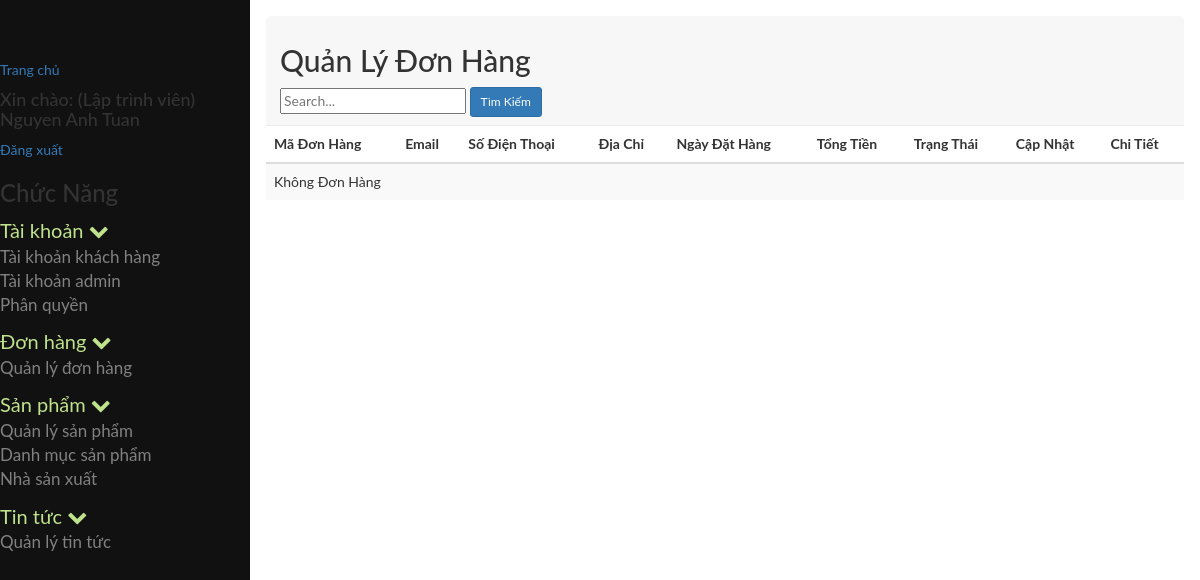
The page /admin/index.php?module=quanlydonhang (signed in) on the database as committed earlier.
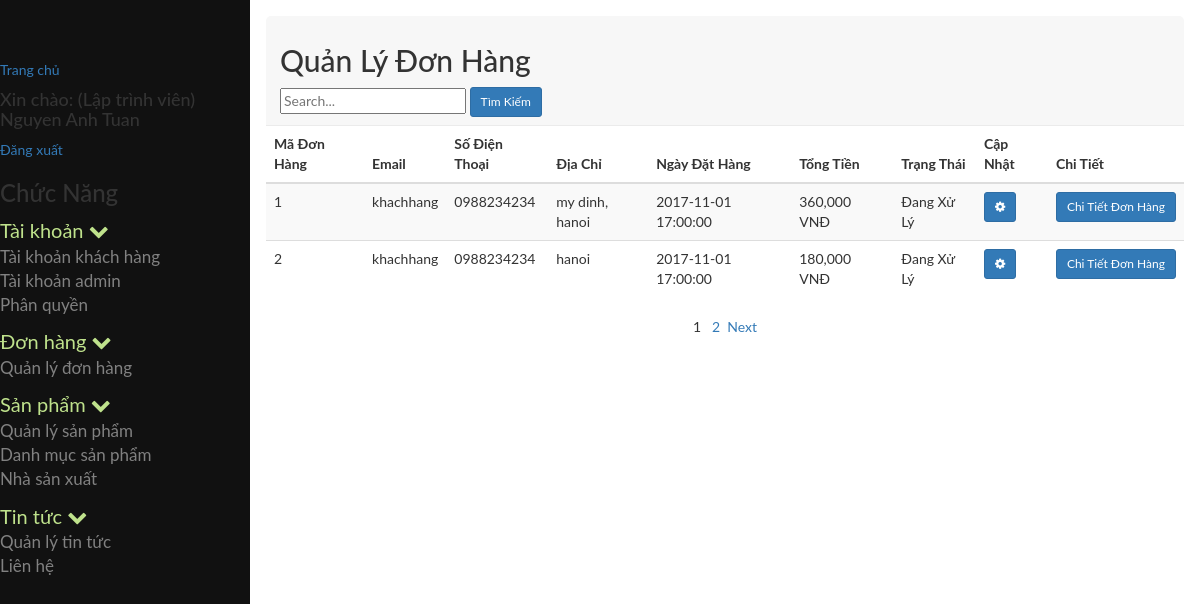
The same page on the database as committed later.
### tables this page shows
CREATE TABLE `tb_phanquyen` (
  `id` int(11) NOT NULL,
  `id_nhom` int(11) NOT NULL,
  `id_chucnang` int(11) NOT NULL
);

CREATE TABLE `tb_chucnang` (
  `id` int(11) NOT NULL,
  `ten` varchar(255) NOT NULL,
  `trangthai` tinyint(4) NOT NULL,
  `url` varchar(255) NOT NULL,
  `f_order` int(11) NOT NULL,
  `id_parent` int(11) NOT NULL,
  `nhanurl` varchar(255) NOT NULL,
  `hienthi` tinyint(4) NOT NULL,
  `bieutuong` varchar(255) NOT NULL
);

CREATE TABLE `tb_donhang` (
  `id_donhang` int(11) NOT NULL,
  `id_khachhang` int(11) NOT NULL,
  `diachi` varchar(250) NOT NULL,
  `sotien` float NOT NULL,
  `ngaydathang` timestamp NOT NULL DEFAULT CURRENT_TIMESTAMP ON UPDATE CURRENT_TIMESTAMP,
  `tinhtrang` varchar(20) NOT NULL
);

CREATE TABLE `tb_khachhang` (
  `id` int(11) NOT NULL,
  `email` varchar(100) NOT NULL,
  `matkhau` varchar(50) NOT NULL,
  `sodienthoai` varchar(20) NOT NULL,
  `ten` varchar(100) NOT NULL,
  `ngaysinh` date NOT NULL,
  `gioitinh` tinyint(10) NOT NULL,
  `diachi` varchar(255) NOT NULL,
  `trangthai` tinyint(4) NOT NULL
);

### admin/cores/loader.php (called while the page is built, shortened)
<?php
class loader
{
	public function view($name='',$data=array())
	{
		extract($data);
		include BASEPATH.'views/'.$name.'.php' ;
	}
}
?>

### admin/models/admin/phanquyenchucnang.php (called while the page is built, shortened)
<?php
include_once 'JATOVI_Model.php';
class phanquyenchucnang extends JATOVI_Model
{
	private $_table = "tb_phanquyen";
	private $_table2 = "tb_chucnang";
	public function getrole($id_nhom)
	{
		$sql = "SELECT * FROM {$this->_table}  INNER JOIN {$this->_table2} WHERE id_nhom = {$id_nhom} AND {$this->_table}.id_chucnang = {$this->_table2}.id ";
		$query = $this->connection->prepare($sql);
		$query->execute();
		$result = $query->fetchAll();
		return $result;
	}
}
$phanquyenchucnang = new phanquyenchucnang();
?>

### admin/models/admin/JATOVI_Model.php (called while the page is built, shortened)
<?php
class JATOVI_Model
{
	private $host = 'localhost';
	private $dbname = 'project_jatovi';
	private $dbuser = 'root';
	private $dbpass = '';
	function __construct()
	{
		try {
			$this->connection  = new PDO("mysql:host={$this->host};dbname={$this->dbname};charset=utf8",$this->dbuser,$this->dbpass);
		} catch (PDOException $e) {
			echo "(DB connection error) Lỗi kết nối cơ sở dữ liệu: ".$e->getMessage();
		}
	}
}
?>

### admin/models/admin/quanlydonhang_model.php (called while the page is built, shortened)
<?php
include_once 'JATOVI_Model.php';
class quanlydonhang_model extends JATOVI_Model
{
public function sodong($search)
	{
		$sql = "SELECT tb_donhang.id_donhang
				FROM tb_donhang INNER JOIN tb_khachhang ON tb_khachhang.id = tb_donhang.id_khachhang where tb_khachhang.email like '%$search%' ";
		$query = $this->connection->prepare($sql);
 		$query->execute();
		$result = $query->fetchAll();
		return $result;
	}
	public function getlist($search, $limit, $batdau)
	{
		$sql = "SELECT tb_donhang.diachi, tb_donhang.ngaydathang, tb_donhang.sotien, tb_donhang.tinhtrang,tb_donhang.id_donhang, tb_khachhang.email, tb_khachhang.sodienthoai
				FROM (tb_donhang INNER JOIN tb_khachhang ON tb_khachhang.id = tb_donhang.id_khachhang) where tb_khachhang.email like '%$search%' limit $batdau, $limit";
		$query = $this->connection->prepare($sql);
 		$query->execute();
		$result = $query->fetchAll();
		return $result;
	}
}
$quanlydonhang_model = new quanlydonhang_model();
?>

### admin/views/donhang/quanlydonhang.php (the view, shortened to what this page needs)
<div class="row">
	<div class="col-md-12">
		<div class="popover-title">
			<h2>Quản Lý Đơn Hàng</h2>
            <div  id="timkiem">
            	<form method="post" action="<?=base_url."index.php?module=quanlydonhang&action=index"?>">
                	<input type="text" name="timkiem" placeholder="Search..."      value="<?= $search;?>" />
                 	<input type="submit" value="Tìm Kiếm" class="btn btn-primary btn-sm" >
            	</form>
            </div>
		</div>
	</div>
</div>
<div class="row">
	<div class="col-md-12">
		<div class="">
			<table class="table table-striped">
				<thead>
					<tr>
						<th>Mã Đơn Hàng</th>
						<th>Email</th>
						<th>Số Điện Thoại</th>
						<th>Địa Chỉ</th>
                        <th>Ngày Đặt Hàng</th>
						<th>Tổng Tiền</th>
						<th>Trạng Thái</th>
						<th>Cập Nhật</th>
						<th>Chi Tiết</th>
					</tr>
				</thead>
				<tbody>
                 <?php
				 $total_records = count($tongdong);
				 	$current_page =$p;
       				 $limit = 2;
					 $total_page = ceil($total_records / $limit);
									?>
                        <?php if ($list==NULL){ ?>
						<tr>
							<td colspan="15">Không Đơn Hàng</td>
						</tr>
					<?php }else { ?>
					<?php foreach ($list as $value):?>
						<tr>
							<td><?= $value['id_donhang'];?></td>
							<td><?= $value['email'];?></td>
							<td><?= $value['sodienthoai'];?></td>
                            <td><?= $value['diachi'];?></td>
                            <td><?= $value['ngaydathang'];?></td>
							<td><?=number_format($value['sotien'])."&nbsp; VNĐ";?></td>
                            <td><?php if($value['tinhtrang']==0){echo "Đã Huỷ";}
										else if($value['tinhtrang']==1){echo "Đang Xử Lý";}
										else if($value['tinhtrang']==2){echo "Hoàn Thành";}?></td>
                            <td >
								<a href="#capnhat<?=$value['id_donhang'];?>" class="btn btn-primary  btn-sm" data-toggle="modal">
									<i class="fa fa-cog" aria-hidden="true"></i>
								</a>
							</td>
							<td>
								<a href="<?=base_url."index.php?module=quanlydonhang&action=chitiet&id=".$value['id_donhang']?>"class="btn btn-primary btn-sm" data-toggle="modal">
									Chi Tiết Đơn Hàng
								</a>
							</td>
					<?php endforeach;?>
                    <?php }?>
				</tbody>
			</table>
             <?php
            if($total_records>2){ ?>
              <div  align="center">
           <?php
            for ($i = 1; $i <= $total_page; $i++){
                if ($i == $current_page){
                    echo '<span>'.$i.'</span>    &nbsp;  ';
                }
                else{
                    echo '<a href="index.php?module=quanlydonhang&action=index&search='.$search.'&p='.$i.'">'.$i.'</a>  ';
                }
            }
            if ($current_page < $total_page && $total_page > 1){
                echo '<a href="index.php?module=quanlydonhang&action=index&search='.$search.'&p='.($current_page+1).' ">     &nbsp;Next</a> ';
            }
           ?>
        </div>
        <?php }?>
		</div>
	</div>
</div>

### admin/index.php (shortened to what this page needs)
<?php
include_once BASEPATH.'controllers/admin/sanpham/quanlysanpham.php';
include_once BASEPATH.'controllers/admin/quanlydonhang.php';
$module='';
if (isset($_GET['module'])) {
	$module = $_GET['module'];
}
switch ($module) {
	case 'quanlydonhang':
		$quanlydonhang->dieuhuong();
		break;
}
?>

### admin/controllers/admin/quanlydonhang.php (shortened to what this page needs)
<?php
class quanlydonhang extends JATOVI_Controller
{
	public $action = '';
	public $JATOVI = '';
	function __construct($JATOVI)
	{
		$this->JATOVI = $JATOVI;
	}
	public function dieuhuong()
	{
		switch ($this->action) {
			default:
				$this->index();
				break;
		}
	}
		public function index(){
		$limit = 2;
		$batdau =0;
		$search="";
		include "models/admin/quanlydonhang_model.php";
		$data['content'] = 'donhang/quanlydonhang';
		$data['contentdata'] = array();
		$p = "";
		if (isset($_GET['search'])){
			$search = $_GET['search'];
			$data['contentdata']['search']= $search;
			}else if(isset ($_POST['timkiem']) ){
			$search = $_POST['timkiem'];
			$data['contentdata']['search']= $search;
			}else{$search="";
			$data['contentdata']['search']= $search;
			}
		if(isset($_GET['p'])){
			$p = $_GET['p'];
			}else{$p=1;}
			$data['contentdata']['p']= $p;
			$batdau = ($p -1)*$limit;
			$list= $quanlydonhang_model->getlist($search, $limit, $batdau);
		if ($list!=NULL	) {
			foreach ($list as $key => $value) {
			$data['contentdata']['list'][$key] = $value;}
			$tongdong =$quanlydonhang_model->sodong($search);
			$data['contentdata']['tongdong']= $tongdong;
		}else{
			$tongdong =0;
			$data['contentdata']['tongdong']= $tongdong;
			$data['contentdata']['list'] = "";
		}
		foreach ($list as $key => $value) {
		$data['contentdata']['list'][$key] = $value;
		}
		$data['JATOVI']=$this->JATOVI;
		$this->JATOVI->load->view('admin/master',$data);
		}
}
?>

### admin/views/admin/partial/header.php (shortened to what this page needs)
<!DOCTYPE html>
<html lang="en">
<head>
	<link rel="stylesheet" href="public/vendors/bootstrap-3.3.7-dist/css/bootstrap.min.css">
	<link href="public/vendors/font-awesome/css/font-awesome.min.css" rel="stylesheet">
	<link href="public/vendors/pnotify/dist/pnotify.css" rel="stylesheet">
	<link rel="stylesheet" href="public/scripts/css/style.css">
</head>
<body>

### admin/views/admin/master.php
<?php $JATOVI->load->view('admin/partial/header'); ?>
<div id="wrapper">
	<?php $JATOVI->load->view('admin/partial/sidebar') ?>
	<div id="main">
		<?php $JATOVI->load->view($content, $contentdata) ?>
	</div>
</div>
<?php $JATOVI->load->view('admin/partial/footer'); ?>

### admin/views/admin/partial/sidebar.php (shortened to what this page needs)
<?php
	include_once BASEPATH.'models/admin/phanquyenchucnang.php';
	$chucnang = $phanquyenchucnang->getrole($_SESSION['userGroup']);
	$menu = array();
	foreach ($chucnang as $p) {
		if ($p['id_parent']==0) {
			$child=array();
			foreach ($chucnang as $p2) {
				if ($p2['id_parent']==$p['id']) {
					$child[]=$p2;
				}
			}
			$menu[]=array(
				'parent'=>$p,
				'child'=>$child
			);
		}
	}
?>
<nav class="sidenav" id="mySidenav">
	<a href="<?=base_url?>index.php">Trang chủ</a>
	<h4>Xin chào: <?='('.$_SESSION['userChucdanh'].')'?> <?=$_SESSION['userName']?></h4>
	<a href="<?=base_url?>index.php?module=page&action=page_logout">Đăng xuất</a>
	<h3>Chức Năng</h3>
	<?php foreach($menu as $value): ?>
		<ul>
			<li>
				<a class="parent_text">
					<?php echo $value['parent']['ten']; ?>
					<span class="fa fa-chevron-down"></span>
				</a>
				<ul>
					<?php foreach($value['child'] as $child): ?>
						<li class="<?=$child['hienthi']==0?"hidden":""?>">
							<a href="<?=base_url.'index.php?module='.$child['url']?>">
								<?=$child['ten']?>
							</a>
						</li>
					<?php endforeach; ?>
				</ul>
			</li>
		</ul>
	<?php endforeach; ?>
</nav>

### admin/views/admin/partial/footer.php (shortened to what this page needs)
</body>
</html>

### admin/public/scripts/css/style.css (style rules this page uses)
body { font-family: "Lato", sans-serif; }
body .sidenav { height: 100%; width: 250px; position: fixed; z-index: 1; top: 0; left: 0; background-color: #111; overflow-x: hidden; transition: 0.5s; padding-top: 60px; }
body .sidenav ul { list-style-type: none; padding-left: 0px; }
body .sidenav ul li a { text-decoration: none; font-size: 17px; color: #818181; display: block; transition: 0.3s; }
body .sidenav ul li .parent_text { font-size: 20px; color: #BFE28C; }
body #main { transition: margin-left .5s; margin-left: 250px; padding: 16px; }

Rows that differ between the two databases and show on the page:
added tb_phanquyen: id_chucnang.ten "Liên hệ", shown under "Tin tức"
added tb_donhang: id_donhang "1", id_khachhang.email "khachhang", id_khachhang.sodienthoai "0988234234", diachi "my dinh, hanoi", ngaydathang "2017-11-01 17:00:00", sotien "360,000", tinhtrang "Đang Xử Lý"
added tb_donhang: id_donhang "2", id_khachhang.email "khachhang", id_khachhang.sodienthoai "0988234234", diachi "hanoi", ngaydathang "2017-11-01 17:00:00", sotien "180,000", tinhtrang "Đang Xử Lý"
Other text that changed with them:
new list line: "1"
new list line: "2"
text no longer shown: "Không Đơn Hàng"
text now shown: "Next"
